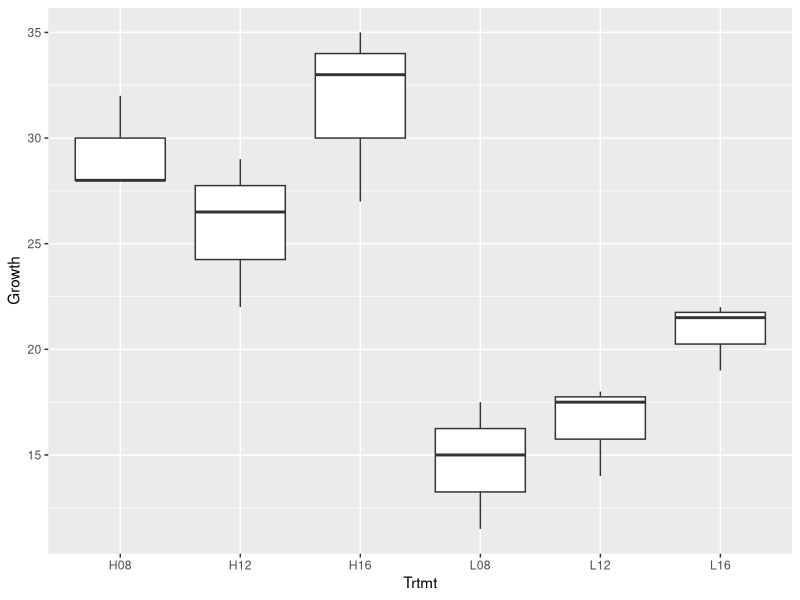

Reproduce this figure in R. (Note: this script raises an error after producing the figure.)
#BIOL933 I
#Lab 4, example 1

#This script performs a class comparison analysis using orthogonal contrasts (CRD)

#read in, inspect, and re-classify the data
cleome_dat <- read.csv("Data/Lab4ex1.csv")
# cleome_dat<-as_data.frame(cleome_dat)
# cleome_dat$Trtmt<-as.factor(cleome_dat$Trtmt)
str(cleome_dat, give.attr=F)

# plot the data
library(ggplot2)
ggplot(cleome_dat, aes(x=Trtmt, y=Growth))+
  geom_boxplot()

#The ANOVA
cleome_mod<-lm(Growth ~ Trtmt, cleome_dat)
anova(cleome_mod)

#Need to assign contrast coefficients
#Notice from str() that R orders the Trtmt levels this way: H08, H12, H16, L08, L12, L16
# Our desired contrasts:
# Contrast ‘Temp’					1,1,1,-1,-1,-1
# Contrast ‘Light Linear'			1,0,-1,1,0,-1
# Contrast ‘Light Quadratic’		1,-2,1,1,-2,1
# Contrast ‘Temp * Light Linear’	1,0,-1,-1,0,1
# Contrast ‘Temp * Light Quadratic’	1,-2,1,-1,2,-1

contrastmatrix<-cbind(c(1,1,1,-1,-1,-1),c(1,0,-1,1,0,-1),
                      c(1,-2,1,1,-2,1),c(1,0,-1,-1,0,1),c(1,-2,1,-1,2,-1))
contrastmatrix

contrasts(cleome_dat$Trtmt)<-contrastmatrix
cleome_dat$Trtmt

cleome_contrast_mod<-aov(Growth ~ Trtmt, cleome_dat)
summary(cleome_contrast_mod, 
        split = list(Trtmt = list("Temp" = 1, "Light Lin" = 2, "Light Quad" = 3, "T*L Lin" = 4, "T*L Quad" = 5))) 


#In general, people do not report contrast SS; so in practice you can simply use lm(), as usual:
cleome_cont_mod<-lm(Growth ~ Trtmt, cleome_dat)
summary(cleome_cont_mod)
